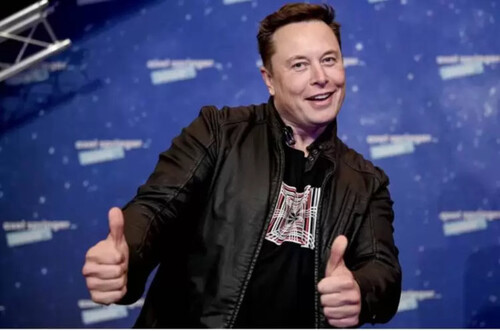
#> input picture inputs/20210616_60ca1b4168f46.jpg, 500 x 331 px; its folder holds only this picture in this run
$ python process_memes.py
#> lines starting #> are read from the running program, lines starting #| are printed output that depends on the picture
import os
import glob
import cv2
import numpy as np

def convert_to_colored_pencil(image_path, output_path):
#> called with image_path = 'inputs/20210616_60ca1b4168f46.jpg'
    img = cv2.imread(image_path)
#> img is the input picture: shape (331, 500, 3); mean B, G, R 99.7, 63.5, 59.6
    if img is None:
        raise ValueError(f"Could not read image at {image_path}")

    height, width = img.shape[:2]
#> height = 331; width = 500

    # Apply colored pencil sketch filter
    dst_gray, dst_color = cv2.pencilSketch(
        img,
        sigma_s=50,
        sigma_r=0.07,
        shade_factor=0.04
    )
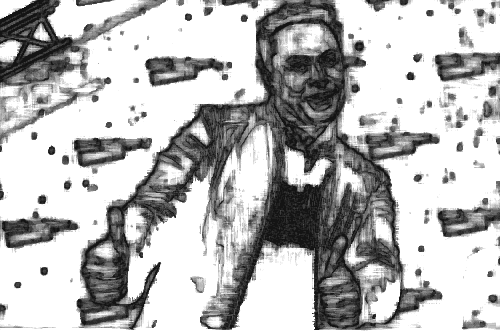
#> dst_gray: shape (331, 500); min 20, max 255, mean 184.2
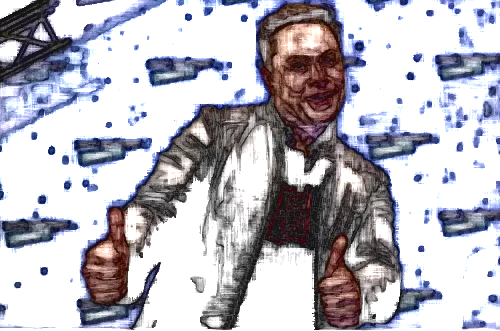
#> dst_color: shape (331, 500, 3); mean B, G, R 191, 182.3, 184.3

    # Enhance saturation and warmth to emphasize hand-drawn colored pencil feel
    hsv = cv2.cvtColor(dst_color, cv2.COLOR_BGR2HSV)
#> hsv: shape (331, 500, 3); mean H, S, V 40.1, 36, 196.2
    hsv[:, :, 1] = cv2.multiply(hsv[:, :, 1], 1.2)  # boost saturation
#> hsv: shape (331, 500, 3); mean H, S, V 40.1, 42.9, 196.2
    colored_pencil_img = cv2.cvtColor(hsv, cv2.COLOR_HSV2BGR)

    # Subtitle preservation: Detect bottom subtitle region or overlay sharp original text
    # In meme images, subtitles are typically located in the bottom 25% region or bounded boxes.
    # We blend the original subtitle area with alpha mask to preserve crisp legibility.

    # Bottom ~22% subtitle zone
    sub_start_y = int(height * 0.75)
#> sub_start_y = 248

    # Create smooth blend mask for bottom subtitle area
    mask = np.zeros((height, width), dtype=np.float32)
    mask[sub_start_y:, :] = 1.0

    # Blur transition mask edge for natural look
    mask = cv2.GaussianBlur(mask, (15, 15), 0)
    mask_3d = np.repeat(mask[:, :, np.newaxis], 3, axis=2)

    # Blend: sharp original subtitles on top of colored pencil sketch background
    final_img = (img * mask_3d + colored_pencil_img * (1.0 - mask_3d)).astype(np.uint8)
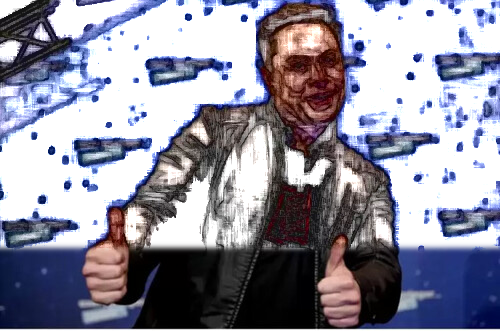
#> final_img: shape (331, 500, 3); mean B, G, R 156.9, 142.3, 143.7

    os.makedirs(os.path.dirname(output_path), exist_ok=True)
    cv2.imwrite(output_path, final_img)
    return output_path

def process_all_inputs(input_dir, output_dir):
    os.makedirs(output_dir, exist_ok=True)
    extensions = ('*.jpg', '*.jpeg', '*.png', '*.webp')
    files = []
    for ext in extensions:
        files.extend(glob.glob(os.path.join(input_dir, ext)))

    results = []
    for fpath in sorted(files):
        fname = os.path.basename(fpath)
        out_path = os.path.join(output_dir, fname)
        res = convert_to_colored_pencil(fpath, out_path)
        results.append(res)
    return results

if __name__ == '__main__':
    inp = '/Users/hyun/dev/geoji/inputs'
    out = '/Users/hyun/dev/geoji/outputs'
    processed = process_all_inputs(inp, out)
    print(f"Processed {len(processed)} images.")
